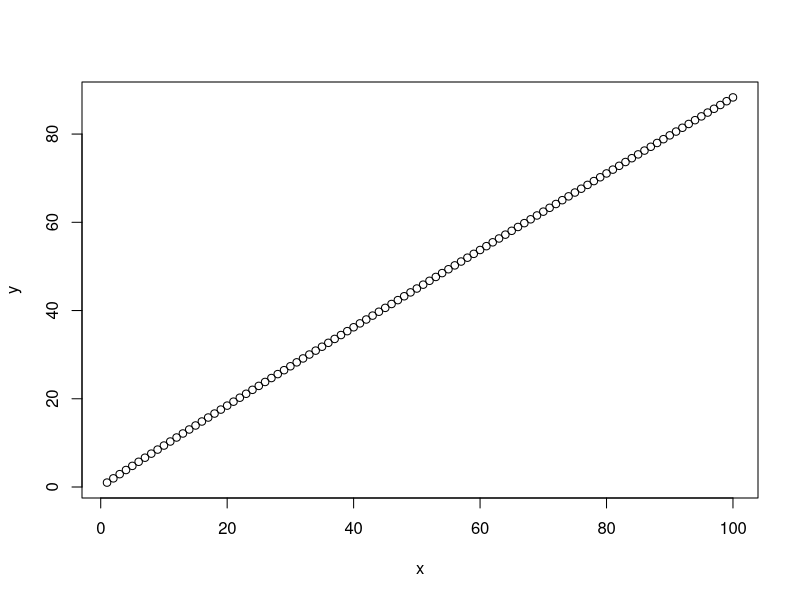

This figure's R source:
# Plot exponential relationships
# Phillip Benoit
# pbenoit@email.arizona.edu
# 7-16-19

x <- c(1:100)
y <- x^0.973

plot(x = x, y = y)
